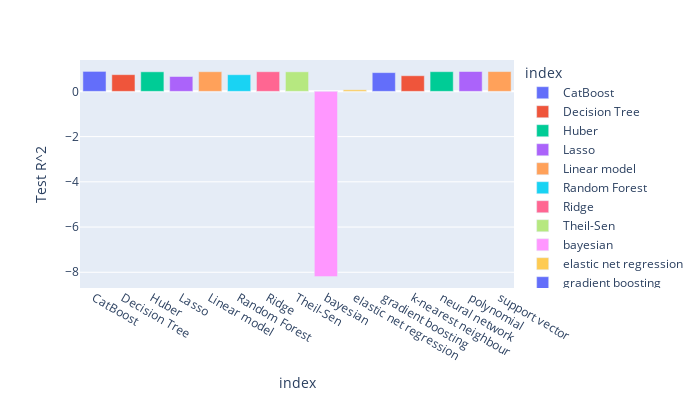

Notebook source saved alongside this figure:
### Code cell
px.bar(Model_Performance4, y =Model_Performance4['Test R^2'],
       color = Model_Performance4.index, width =700, height=400)

### Figure 1 — Plotly figure (JSON) as saved in the notebook; plotly's stock layout.template omitted (floating-point values rounded to 4 significant figures)
{"data": [{"alignmentgroup": "True", "hovertemplate": "index=%{x}<br>Test R^2=%{y}<extra></extra>", "legendgroup": "CatBoost", "marker": {"color": "#636efa", "pattern": {"shape": ""}}, "name": "CatBoost", "offsetgroup": "CatBoost", "orientation": "v", "showlegend": true, "textposition": "auto", "type": "bar", "x": ["CatBoost"], "xaxis": "x", "y": [0.8828], "yaxis": "y"}, {"alignmentgroup": "True", "hovertemplate": "index=%{x}<br>Test R^2=%{y}<extra></extra>", "legendgroup": "Decision Tree", "marker": {"color": "#EF553B", "pattern": {"shape": ""}}, "name": "Decision Tree", "offsetgroup": "Decision Tree", "orientation": "v", "showlegend": true, "textposition": "auto", "type": "bar", "x": ["Decision Tree"], "xaxis": "x", "y": [0.7381], "yaxis": "y"}, {"alignmentgroup": "True", "hovertemplate": "index=%{x}<br>Test R^2=%{y}<extra></extra>", "legendgroup": "Huber", "marker": {"color": "#00cc96", "pattern": {"shape": ""}}, "name": "Huber", "offsetgroup": "Huber", "orientation": "v", "showlegend": true, "textposition": "auto", "type": "bar", "x": ["Huber"], "xaxis": "x", "y": [0.865], "yaxis": "y"}, {"alignmentgroup": "True", "hovertemplate": "index=%{x}<br>Test R^2=%{y}<extra></extra>", "legendgroup": "Lasso", "marker": {"color": "#ab63fa", "pattern": {"shape": ""}}, "name": "Lasso", "offsetgroup": "Lasso", "orientation": "v", "showlegend": true, "textposition": "auto", "type": "bar", "x": ["Lasso"], "xaxis": "x", "y": [0.6571], "yaxis": "y"}, {"alignmentgroup": "True", "hovertemplate": "index=%{x}<br>Test R^2=%{y}<extra></extra>", "legendgroup": "Linear model", "marker": {"color": "#FFA15A", "pattern": {"shape": ""}}, "name": "Linear model", "offsetgroup": "Linear model", "orientation": "v", "showlegend": true, "textposition": "auto", "type": "bar", "x": ["Linear model"], "xaxis": "x", "y": [0.869], "yaxis": "y"}, {"alignmentgroup": "True", "hovertemplate": "index=%{x}<br>Test R^2=%{y}<extra></extra>", "legendgroup": "Random Forest", "marker": {"color": "#19d3f3", "pattern": {"shape": ""}}, "name": "Random Forest", "offsetgroup": "Random Forest", "orientation": "v", "showlegend": true, "textposition": "auto", "type": "bar", "x": ["Random Forest"], "xaxis": "x", "y": [0.7363], "yaxis": "y"}, {"alignmentgroup": "True", "hovertemplate": "index=%{x}<br>Test R^2=%{y}<extra></extra>", "legendgroup": "Ridge", "marker": {"color": "#FF6692", "pattern": {"shape": ""}}, "name": "Ridge", "offsetgroup": "Ridge", "orientation": "v", "showlegend": true, "textposition": "auto", "type": "bar", "x": ["Ridge"], "xaxis": "x", "y": [0.869], "yaxis": "y"}, {"alignmentgroup": "True", "hovertemplate": "index=%{x}<br>Test R^2=%{y}<extra></extra>", "legendgroup": "Theil-Sen", "marker": {"color": "#B6E880", "pattern": {"shape": ""}}, "name": "Theil-Sen", "offsetgroup": "Theil-Sen", "orientation": "v", "showlegend": true, "textposition": "auto", "type": "bar", "x": ["Theil-Sen"], "xaxis": "x", "y": [0.865], "yaxis": "y"}, {"alignmentgroup": "True", "hovertemplate": "index=%{x}<br>Test R^2=%{y}<extra></extra>", "legendgroup": "bayesian", "marker": {"color": "#FF97FF", "pattern": {"shape": ""}}, "name": "bayesian", "offsetgroup": "bayesian", "orientation": "v", "showlegend": true, "textposition": "auto", "type": "bar", "x": ["bayesian"], "xaxis": "x", "y": [-8.191], "yaxis": "y"}, {"alignmentgroup": "True", "hovertemplate": "index=%{x}<br>Test R^2=%{y}<extra></extra>", "legendgroup": "elastic net regression", "marker": {"color": "#FECB52", "pattern": {"shape": ""}}, "name": "elastic net regression", "offsetgroup": "elastic net regression", "orientation": "v", "showlegend": true, "textposition": "auto", "type": "bar", "x": ["elastic net regression"], "xaxis": "x", "y": [0.06948], "yaxis": "y"}, {"alignmentgroup": "True", "hovertemplate": "index=%{x}<br>Test R^2=%{y}<extra></extra>", "legendgroup": "gradient boosting", "marker": {"color": "#636efa", "pattern": {"shape": ""}}, "name": "gradient boosting", "offsetgroup": "gradient boosting", "orientation": "v", "showlegend": true, "textposition": "auto", "type": "bar", "x": ["gradient boosting"], "xaxis": "x", "y": [0.8289], "yaxis": "y"}, {"alignmentgroup": "True", "hovertemplate": "index=%{x}<br>Test R^2=%{y}<extra></extra>", "legendgroup": "k-nearest neighbour", "marker": {"color": "#EF553B", "pattern": {"shape": ""}}, "name": "k-nearest neighbour", "offsetgroup": "k-nearest neighbour", "orientation": "v", "showlegend": true, "textposition": "auto", "type": "bar", "x": ["k-nearest neighbour"], "xaxis": "x", "y": [0.6913], "yaxis": "y"}, {"alignmentgroup": "True", "hovertemplate": "index=%{x}<br>Test R^2=%{y}<extra></extra>", "legendgroup": "neural network", "marker": {"color": "#00cc96", "pattern": {"shape": ""}}, "name": "neural network", "offsetgroup": "neural network", "orientation": "v", "showlegend": true, "textposition": "auto", "type": "bar", "x": ["neural network"], "xaxis": "x", "y": [0.8702], "yaxis": "y"}, {"alignmentgroup": "True", "hovertemplate": "index=%{x}<br>Test R^2=%{y}<extra></extra>", "legendgroup": "polynomial", "marker": {"color": "#ab63fa", "pattern": {"shape": ""}}, "name": "polynomial", "offsetgroup": "polynomial", "orientation": "v", "showlegend": true, "textposition": "auto", "type": "bar", "x": ["polynomial"], "xaxis": "x", "y": [0.878], "yaxis": "y"}, {"alignmentgroup": "True", "hovertemplate": "index=%{x}<br>Test R^2=%{y}<extra></extra>", "legendgroup": "support vector", "marker": {"color": "#FFA15A", "pattern": {"shape": ""}}, "name": "support vector", "offsetgroup": "support vector", "orientation": "v", "showlegend": true, "textposition": "auto", "type": "bar", "x": ["support vector"], "xaxis": "x", "y": [0.8751], "yaxis": "y"}], "layout": {"barmode": "relative", "height": 400, "legend": {"title": {"text": "index"}, "tracegroupgap": 0}, "margin": {"t": 60}, "width": 700, "xaxis": {"anchor": "y", "categoryarray": ["CatBoost", "Decision Tree", "Huber", "Lasso", "Linear model", "Random Forest", "Ridge", "Theil-Sen", "bayesian", "elastic net regression", "gradient boosting", "k-nearest neighbour", "neural network", "polynomial", "support vector"], "categoryorder": "array", "domain": [0, 1], "title": {"text": "index"}}, "yaxis": {"anchor": "x", "domain": [0, 1], "title": {"text": "Test R^2"}}}}
